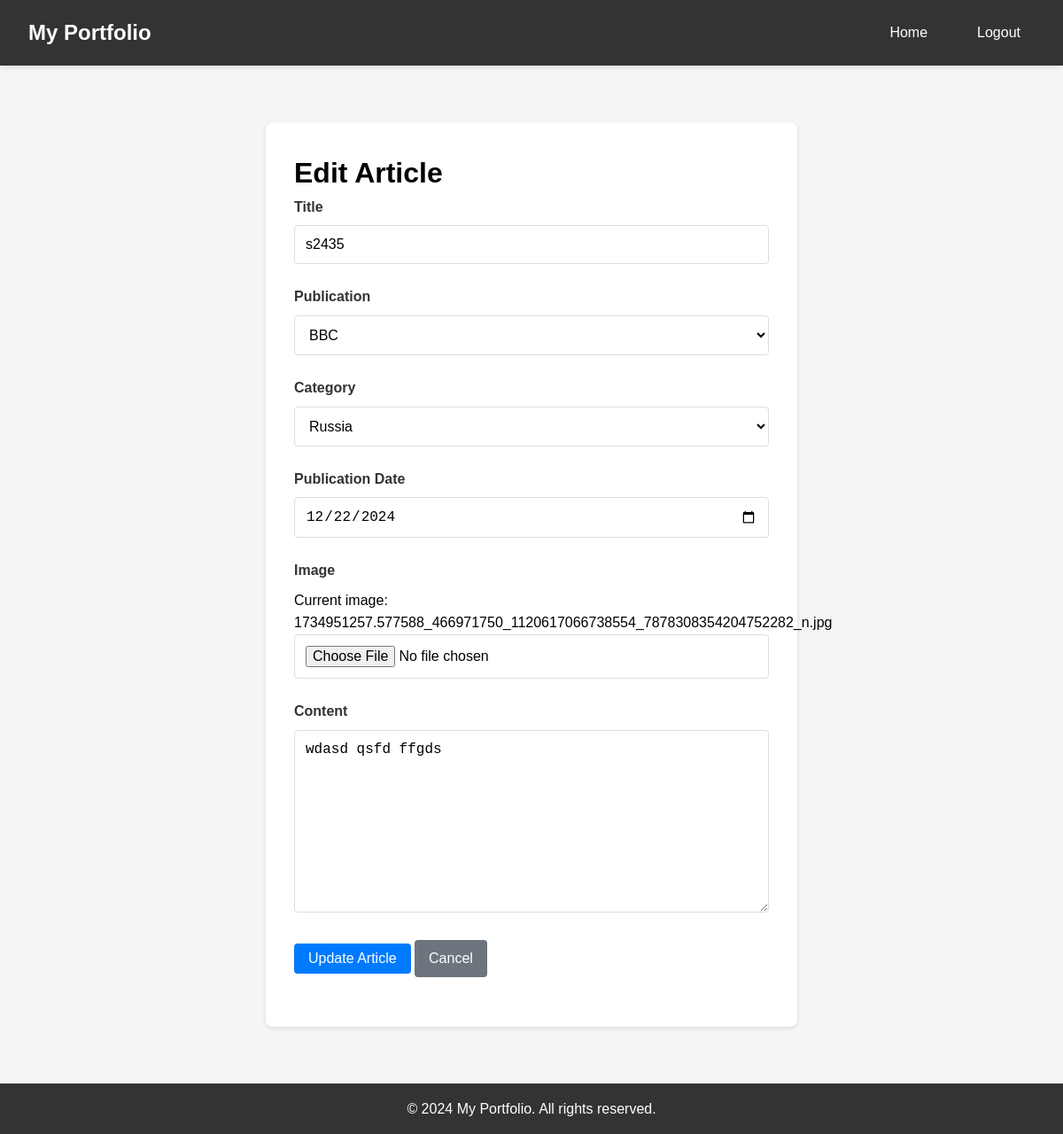
Page /edit_article/12 (signed in) on the committed database.
### app.py (models this page shows)
class Article(db.Model):
    id = db.Column(db.Integer, primary_key=True)
    title = db.Column(db.String(200), nullable=False)
    content = db.Column(db.Text, nullable=False)
    publication = db.Column(db.String(100))
    date_published = db.Column(db.DateTime, nullable=False)
    category = db.Column(db.String(50))
    image_filename = db.Column(db.String(100))
    user_id = db.Column(db.Integer, db.ForeignKey('user.id'), nullable=False)
    comments = db.relationship('Comment', backref='article', lazy=True, cascade="all, delete-orphan")

### app.py (the view, shortened to what this page needs)
@app.route('/edit_article/<int:id>', methods=['GET', 'POST'])
@login_required
def edit_article(id):
    if not is_admin():
        flash('Only administrators can edit articles')
        return redirect(url_for('home'))
    article = Article.query.get_or_404(id)
    if article.user_id != current_user.id:
        flash('You can only edit your own articles.')
        return redirect(url_for('home'))
    return render_template('edit_article.html',
                         article=article,
                         publications=PUBLICATIONS,
                         categories=get_unique_categories())

### app.py (called while the page is built)
def is_admin():
    return current_user.is_authenticated and current_user.role == 'admin'

def get_unique_categories():
    categories = db.session.query(Article.category).distinct().all()
    return [cat[0] for cat in categories if cat[0]]

@login_manager.user_loader
def load_user(user_id):
    return User.query.get(int(user_id))

### templates/edit_article.html (shortened to what this page needs)
<!DOCTYPE html>
<html lang="en">
<head>
    <link rel="stylesheet" href="{{ url_for('static', filename='test.css') }}">
</head>
<body>
    <nav>
        <div class="nav-container">
            <a href="{{ url_for('home') }}" class="logo">My Portfolio</a>
            <div class="nav-links">
                <a href="{{ url_for('home') }}">Home</a>
                <a href="{{ url_for('logout') }}">Logout</a>
            </div>
        </div>
    </nav>
    <main>
        <form class="article-form" method="POST" enctype="multipart/form-data">
            <h1>Edit Article</h1>
            <div class="form-group">
                <label for="title">Title</label>
                <input type="text" id="title" name="title" value="{{ article.title }}" required>
            </div>
            <div class="form-group">
                <label for="publication">Publication</label>
                <select id="publication" name="publication" required>
                    <option value="BBC" {% if article.publication == 'BBC' %}selected{% endif %}>BBC</option>
                </select>
            </div>
            <div class="form-group">
                <label for="category">Category</label>
                <select id="category" name="category" required>
                    {% for category in categories %}
                    <option value="{{ category }}" {% if article.category == category %}selected{% endif %}>
                        {{ category }}
                    </option>
                    {% endfor %}
                </select>
            </div>
            <div class="form-group">
                <label for="date_published">Publication Date</label>
                <input type="date" id="date_published" name="date_published"
                       value="{{ article.date_published.strftime('%Y-%m-%d') }}" required>
            </div>
            <div class="form-group">
                <label for="image">Image</label>
                {% if article.image_filename %}
                    <p>Current image: {{ article.image_filename }}</p>
                {% endif %}
                <input type="file" id="image" name="image" accept="image/*">
            </div>
            <div class="form-group">
                <label for="content">Content</label>
                <textarea id="content" name="content" rows="10" required>{{ article.content }}</textarea>
            </div>
            <div class="form-group">
                <button type="submit" class="btn btn-primary">Update Article</button>
                <a href="{{ url_for('article', id=article.id) }}" class="btn btn-back">Cancel</a>
            </div>
        </form>
    </main>
    <footer>
        <p>&copy; 2024 My Portfolio. All rights reserved.</p>
    </footer>
</body>
</html>

### static/test.css (style rules this page uses)
* { margin: 0; padding: 0; box-sizing: border-box; }
body { font-family: Arial, sans-serif; line-height: 1.6; min-height: 100vh; display: flex; flex-direction: column; background-color: #f5f5f5; }
main { flex: 1; max-width: 1200px; margin: 2rem auto; padding: 0 2rem; }
nav { background-color: #333; padding: 1rem 0; box-shadow: 0 2px 5px rgba(0, 0, 0, 0.1); }
.nav-container { max-width: 1200px; margin: 0 auto; padding: 0 2rem; display: flex; justify-content: space-between; align-items: center; }
.logo { color: white; text-decoration: none; font-size: 1.5rem; font-weight: bold; }
.nav-links { display: flex; gap: 1.5rem; }
.nav-links a { color: white; text-decoration: none; padding: 0.5rem 1rem; border-radius: 4px; transition: background-color 0.3s; }
.btn { padding: 0.5rem 1rem; border: none; border-radius: 4px; cursor: pointer; font-size: 1rem; transition: background-color 0.3s; text-decoration: none; display: inline-block; }
.btn-primary, .btn-edit { background-color: #007bff; color: white; }
.btn-back { background-color: #6c757d; color: white; }
.login-form, .article-form, .contact-form, .social-links { background: white; padding: 2rem; max-width: 600px; margin: 2rem auto; border-radius: 8px; box-shadow: 0 2px 5px rgba(0, 0, 0, 0.1); }
.form-group { margin-bottom: 1.5rem; }
.form-group label { display: block; margin-bottom: 0.5rem; font-weight: bold; color: #333; }
.form-group input, .form-group textarea, .form-group select { width: 100%; padding: 0.75rem; border: 1px solid #ddd; border-radius: 4px; font-size: 1rem; background-color: white; }
.form-group textarea { min-height: 150px; resize: vertical; }
footer { background-color: #333; color: white; text-align: center; padding: 1rem; margin-top: auto; }

### rows in the picture
Article: title "s2435", publication "BBC", category "Russia", date_published "12/22/2024", image_filename "1734951257.577588_466971750_1120617066738554_7878308354204752282_n.jpg", content "wdasd qsfd ffgds"
